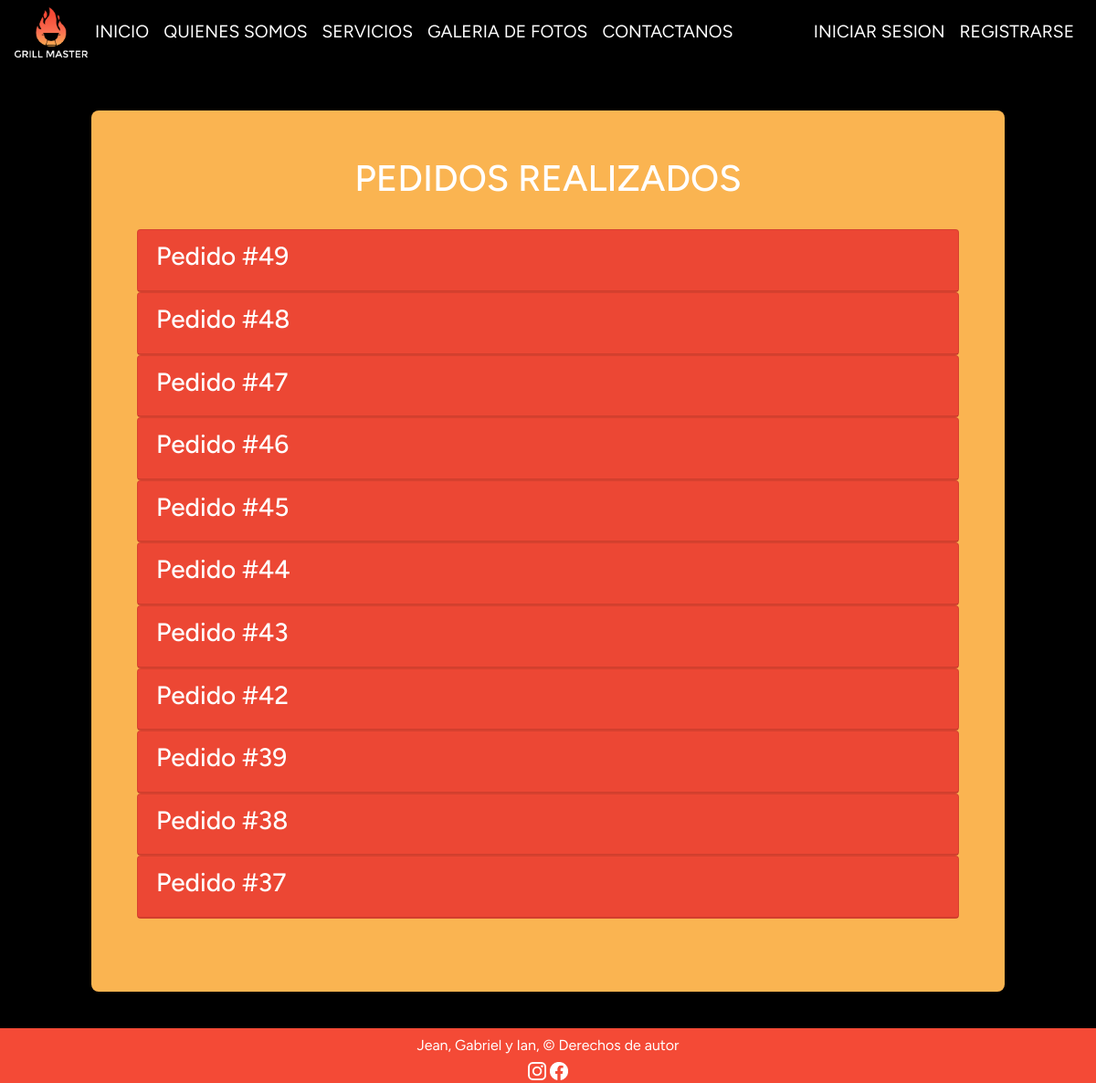
Screenshot of /list_orders with the database file from the repository.
### grillmaster/models.py (models this page shows, shortened)
class Orden(models.Model):
    id = models.AutoField(primary_key=True)
    total = models.BigIntegerField()
    taxes = models.BigIntegerField(default=0)
    status = models.IntegerField(default=3)
    shipping = models.BigIntegerField(default=0)
    date = models.DateTimeField(blank=False, null=False, default=now)
    user = models.ForeignKey(settings.AUTH_USER_MODEL, on_delete=models.CASCADE)
    @property
    def percent(self):
        return round(self.status * 33.3)

### grillmaster/views.py (the view)
# urls.py: path('list_orders', views.list_orders, name='list_orders'),
def list_orders(request):
    orders = Orden.objects.select_related('user').prefetch_related('detalles_orden__product_id').order_by('-date')
    ctx = {'orders': orders}
    return render(request, 'adminaccess/list_orders.html', ctx)

### grillmaster/context_processor.py (called while the page is built)
def calculate_shipping(total):
    shipping = 0
    if total > 50000:
        return 0
    return shipping

def calculate_taxes(total):
    return round(total * 0.19)

def shopping_cart_total(request):
    total = 0
    amount = 0
    try:
        for key, value in request.session['shopping_cart'].items():
            amount = amount + int(value['amount'])
            total = total + int(value['price']) * value['amount']
    except:
        request.session['shopping_cart'] = {}
        total = 0
    shipping = calculate_shipping(total)
    taxes = calculate_taxes(total)
    return {
        'taxes': taxes,
        'shopping_cart_total': (total + taxes + shipping),
        'shopping_cart_amount': amount,
        'shipping': shipping,
    }

### grillmaster/templates/adminaccess/list_orders.html (shortened to what this page needs)
<!DOCTYPE html>
<html lang="es">
<head>
    {% load static %}
    <link href="https://stackpath.bootstrapcdn.com/bootstrap/4.5.2/css/bootstrap.min.css" rel="stylesheet">
    <link rel="stylesheet" href="{% static '/css/listorders.css' %}">
    <link rel="stylesheet" href="{% static '/css/nav.css' %}">
</head>
<body>
    {% include 'nav.html' %}
    <div id="main-content" class="container">
        <div class="row mb-4">
            <div class="col text-white">
                <h1>PEDIDOS REALIZADOS</h1>
            </div>
        </div>
        <div class="row">
            <div class="col">
                {% if orders %}
                <div id="accordion">
                    {% for order in orders %}
                    <div class="card" style="background-color: #F44A36; color: white;">
                        <div class="card-header" data-toggle="collapse" data-target="#collapse-{{ order.id }}" aria-expanded="true" aria-controls="collapse-{{ order.id }}">
                            <div class="d-flex justify-content-between">
                                <h3>Pedido #{{ order.id }}</h3>
                            </div>
                        </div>
                    </div>
                    {% endfor %}
                </div>
                {% else %}
                <p>No hay pedidos registrados.</p>
                {% endif %}
            </div>
        </div>
    </div>
    <div id="footer">
        {% include 'footer.html' %}
    </div>
</body>
</html>

### grillmaster/templates/nav.html (shortened to what this page needs)
{% load static %}
<nav class="navbar navbar-expand-md bg-black text-white navbar-white">
  <img
    src="{% static 'img/grillmasterlogo/logoentero.png' %}"
    alt="Logo Empresa"
    width="80"/>
  <div class="collapse navbar-collapse" id="collapsibleNavbar">
    <ul class="navbar-nav mr-auto">
      {% url 'index' as index_url %}
      <li class="nav-item">
        <a
          class="nav-link {% if request.path == index_url %}active{% endif %}"
          href="{{ index_url }}">INICIO</a>
      </li>
      {% url 'aboutUs' as about_us_url %}
      <li class="nav-item">
        <a
          class="nav-link {% if request.path == about_us_url %}active{% endif %}"
          href="{{ about_us_url }}">QUIENES SOMOS</a>
      </li>
      {% url 'products' as shop_url %}
      <li class="nav-item">
        <a
          class="nav-link {% if request.path == shop_url %}active{% endif %}"
          href="{{ shop_url }}">SERVICIOS</a>
      </li>
      {% url 'photoGallery' as photo_gallery_url %}
      <li class="nav-item">
        <a
          class="nav-link {% if request.path == photo_gallery_url %}active{% endif %}"
          href="{{ photo_gallery_url }}">GALERIA DE FOTOS</a>
      </li>
      {% url 'contact' as contact_url %}
      <li class="nav-item">
        <a
          class="nav-link {% if request.path == contact_url %}active{% endif %}"
          href="{{ contact_url }}">CONTACTANOS</a>
      </li>
    </ul>
    <ul class="navbar-nav">
      {% if user.is_authenticated %}
      <li class="nav-item mr-2">
        <div class="dropdown">
          <button
            class="btn btn-secondary dropdown-toggle"
            type="button"
            id="dropdownMenuButton"
            data-toggle="dropdown"
            style="background-color: black; font-family: 'Figtree'"
          >
          {{ user.username | upper }}
          </button>
          <div
            class="dropdown-menu dropdown-menu-right"
            aria-labelledby="dropdownMenuButton"
            style="background-color: #f44a36">
          {% url 'show_profile' as show_profile_url %}
          <a class="dropdown-item" href="{{ show_profile_url }}" style="color: white">Perfil</a>
          {% url 'orders' as orders_url %}
          <a class="dropdown-item" href="{{ orders_url }}" style="color: white">Pedidos</a>
          <a class="dropdown-item" href="#"
            ><form
              id="logout-form"
              method="post"
              action="{% url 'logout' %}"
              style="color: white; font-size: medium; text-align: center">
              {% csrf_token %}
              <a class="nav-link" onclick="this.closest('form').submit();">Cerrar sesión</a>
              </form>
            </a>
          </div>
        </div>
      </li>
      {% else %} {% url 'login' as login_url %}
      <li class="nav-item">
        <a
          class="nav-link {% if request.path == login_url %}active{% endif %}"
          href="{{ login_url }}">INICIAR SESION</a>
      </li>
      {% url 'registrar' as registrar_url %}
      <li class="nav-item">
        <a
          class="nav-link {% if request.path == registrar_url %}active{% endif %}"
          href="{{ registrar_url }}">REGISTRARSE</a>
      </li>
      {% endif %}
    </ul>
  </div>
</nav>

### grillmaster/templates/footer.html
{% load static %}
<footer>
    <p>Jean, Gabriel y Ian, &copy; Derechos de autor</p>
    <a href="https://www.instagram.com/">
        <img src="{% static '../static/img/icons/instagram.png' %}" alt="Instagram" width="20">
    </a>
    <a href="https://www.facebook.com/?locale=es_LA">
        <img src="{% static '../static/img/icons/facebook.png' %}" alt="Facebook" width="20">
    </a>
</footer>

### grillmaster/static/css/listorders.css (style rules this page uses)
body { font-family: 'Figtree'; margin: 0; padding: 0; background-color: black; position: relative; }
footer p { margin-top: 6px; margin-bottom: 2px; }
a, a:hover { text-decoration: none; color: inherit; cursor: pointer; font-size: larger; }
.container { max-width: 1000px; margin: 0 auto; padding: 50px; background-color: #FAB451; border-radius: 8px; box-shadow: 0 0 10px rgba(0, 0, 0, 0.1); }
h1 { text-align: center; }

### grillmaster/templates/adminaccess/list_orders.html (style rules this page uses)
html, body { height: 100%; }
body { display: flex; flex-direction: column; }
#main-content { flex: 1; padding-bottom: 80px; }
#footer { flex-shrink: 0; height:60px; background-color: #F44A36; color: white; text-align: center; line-height: 25px; }

### rows the page displays
Orden: id "49"
Orden: id "48"
Orden: id "47"
Orden: id "46"
Orden: id "45"
Orden: id "44"
Orden: id "43"
Orden: id "42"
Orden: id "39"
Orden: id "38"
Orden: id "37"
